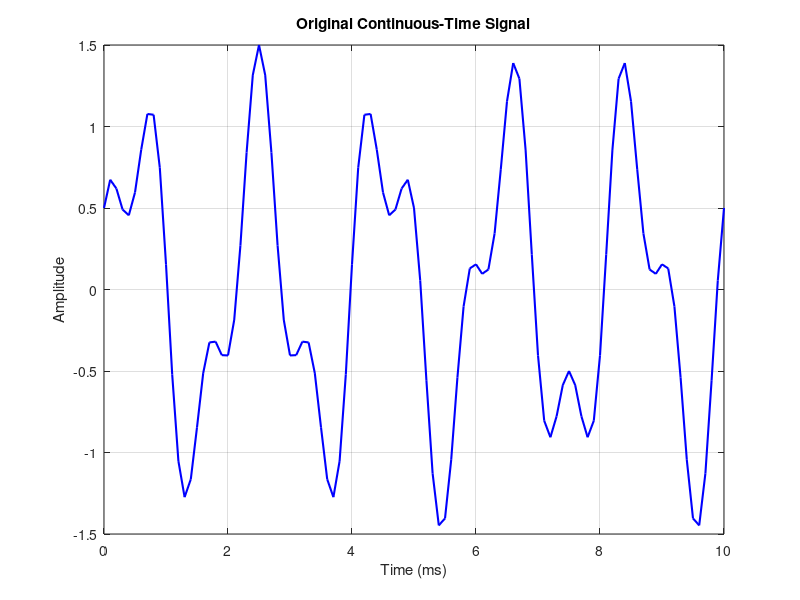
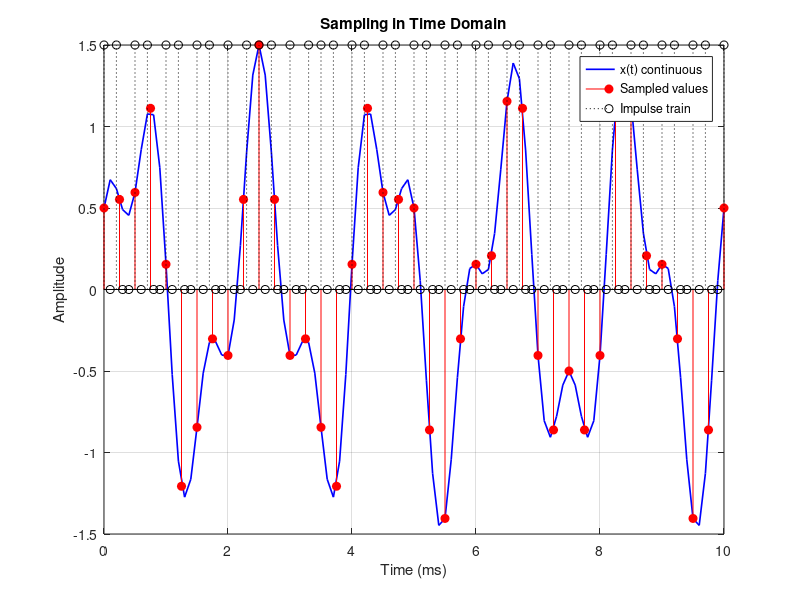
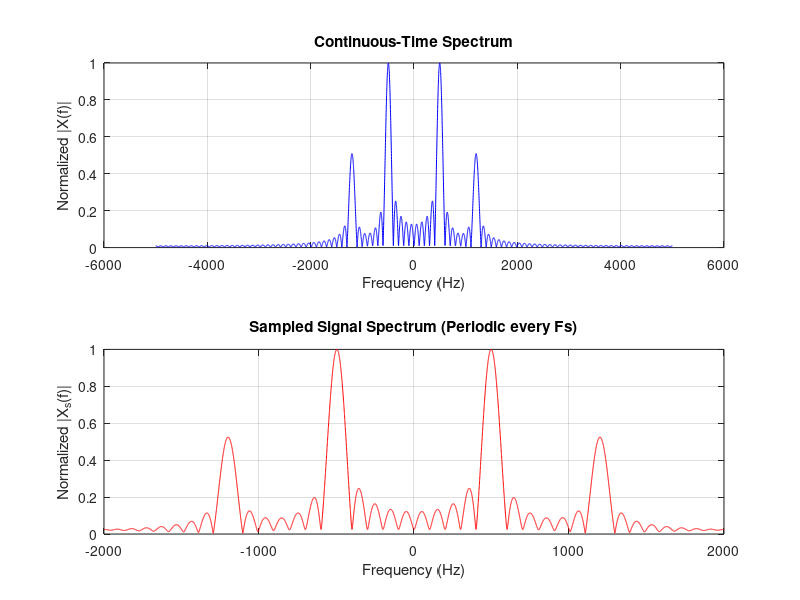
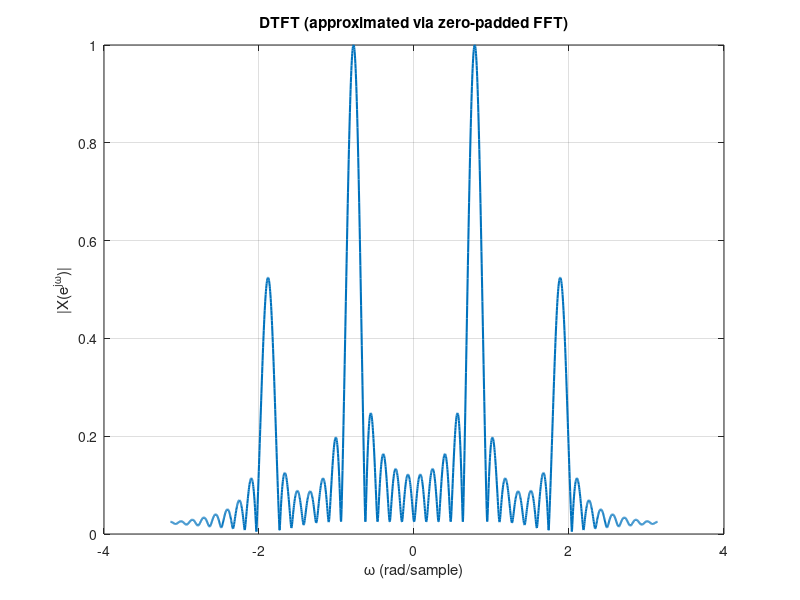

Write the MATLAB code that produced these figures, in order.
%% DSP Sampling, DTFT, and DFT Visualization
% Author: Mohamed Ahmed (Grad Project)
% Description: This script shows the full chain:
% Continuous signal → Sampling → Impulse train → DTFT → DFT → IDFT

clear; clc; close all;

%% 1️⃣ Generate a "continuous-time" signal
% In practice, we simulate continuous-time using a very fine sampling rate
Fs_cont = 10000;             % very high sampling frequency (simulating continuous)
t_cont = 0:1/Fs_cont:0.01;   % 10 ms duration
x_cont = sin(2*pi*500*t_cont) + 0.5*cos(2*pi*1200*t_cont); % example signal

figure;
plot(t_cont*1000, x_cont, 'b', 'LineWidth', 1.5); hold on;
title('Original Continuous-Time Signal');
xlabel('Time (ms)'); ylabel('Amplitude');
grid on;

%% 2️⃣ Sampling Process
Fs = 4000;                   % actual sampling frequency (must satisfy Nyquist > 2*fmax)
Ts = 1/Fs;
n = 0:Ts:0.01;
x_samp = sin(2*pi*500*n) + 0.5*cos(2*pi*1200*n);

% Create impulse train (for visualization only)
impulse_train = zeros(size(t_cont));
for i = 1:length(n)
    [~, idx] = min(abs(t_cont - n(i)));
    impulse_train(idx) = 1;
end

% Multiply the continuous signal by the impulse train
x_sampled_cont = x_cont .* impulse_train;

% Plot continuous, impulses, and sampled points
figure;
plot(t_cont*1000, x_cont, 'b', 'LineWidth', 1.2); hold on;
stem(n*1000, x_samp, 'r', 'filled');
stem(t_cont*1000, impulse_train*max(x_cont), 'k:');
legend('x(t) continuous','Sampled values','Impulse train');
title('Sampling in Time Domain');
xlabel('Time (ms)'); ylabel('Amplitude');
grid on;

%% 3️⃣ Frequency-domain view (conceptual)
% The multiplication in time by impulse train causes replication in frequency.
% We'll compute FFT of continuous and sampled (for illustration).

Nfft = 8192;
f_cont = linspace(-Fs_cont/2, Fs_cont/2, Nfft);
X_cont = fftshift(abs(fft(x_cont, Nfft)));

f_samp = linspace(-1*(Fs/2), 1*(Fs/2), Nfft);
X_samp = fftshift(abs(fft(x_samp, Nfft)));

figure;
subplot(2,1,1);
plot(f_cont, X_cont / max(X_cont), 'b');
title('Continuous-Time Spectrum');
xlabel('Frequency (Hz)'); ylabel('Normalized |X(f)|'); grid on;

subplot(2,1,2);
plot(f_samp, X_samp / max(X_samp), 'r');
title('Sampled Signal Spectrum (Periodic every Fs)');
xlabel('Frequency (Hz)'); ylabel('Normalized |X_s(f)|'); grid on;

%% 4️⃣ DTFT vs DFT
% The DTFT is continuous and periodic in frequency.
% We can only approximate it numerically (cannot compute truly continuous DTFT).
% That’s why the DTFT is not directly applicable on computers.

% Approximate DTFT by zero-padding FFT of the discrete signal
N_dtft = 2048;
omega = linspace(-pi, pi, N_dtft);
X_dtft = fftshift(abs(fft(x_samp, N_dtft)));

figure;
plot(omega, X_dtft / max(X_dtft), 'LineWidth', 1.5);
title('DTFT (approximated via zero-padded FFT)');
xlabel('\omega (rad/sample)'); ylabel('|X(e^{j\omega})|');
grid on;

% DFT (finite length)
N = 64;
X_dft = fft(x_samp, N);
k = 0:N-1;
omega_k = 2*pi*k/N;

figure;
stem(omega_k, abs(X_dft)/max(abs(X_dft)), 'filled');
title('DFT Samples (Discrete Frequency Points)');
xlabel('\omega (rad/sample)'); ylabel('|X[k]|');
grid on;

%% 5️⃣ IDFT Reconstruction
x_idft = ifft(X_dft, N);

figure;
subplot(2,1,1);
stem(0:N-1, real(x_idft), 'filled');
title('Reconstructed Signal from IDFT (Periodic in Time)');
xlabel('n'); ylabel('Amplitude'); grid on;

subplot(2,1,2);
stem(0:length(x_samp)-1, x_samp(1:length(x_samp)), 'r');
title('Original Sampled Signal');
xlabel('n'); ylabel('Amplitude'); grid on;

%% 6️⃣ Notes (Important)
% - The DTFT is *continuous* in frequency and *periodic* with 2π.
%   But it cannot be exactly computed — we approximate it using FFT.
%
% - The DFT assumes the time-domain signal is *periodic* with period N.
%   Its frequency spectrum is *discrete* (N points) and *periodic* with period N.
%
% - The IDFT reconstructs one period of the time-domain signal.
